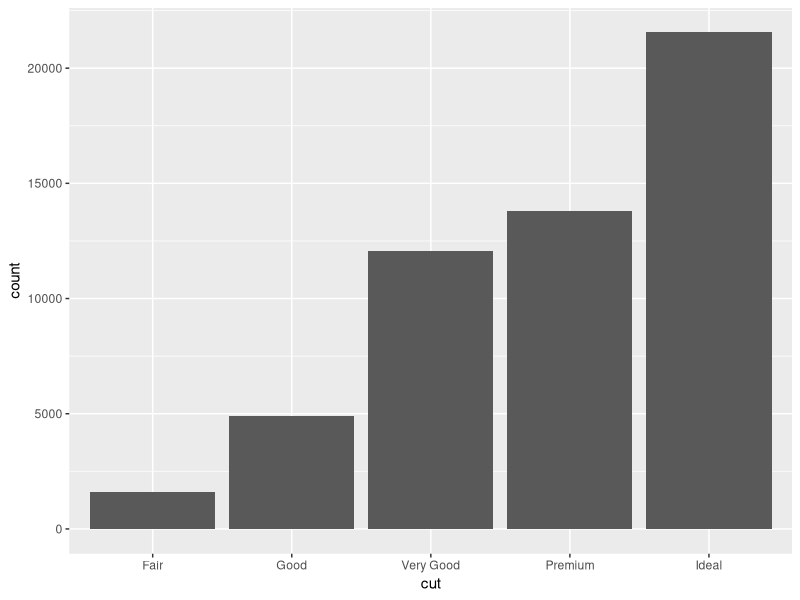
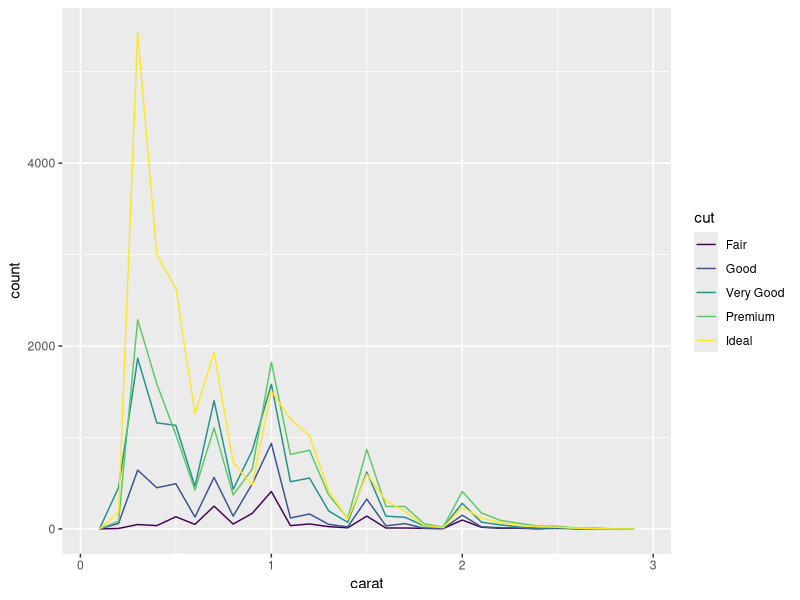
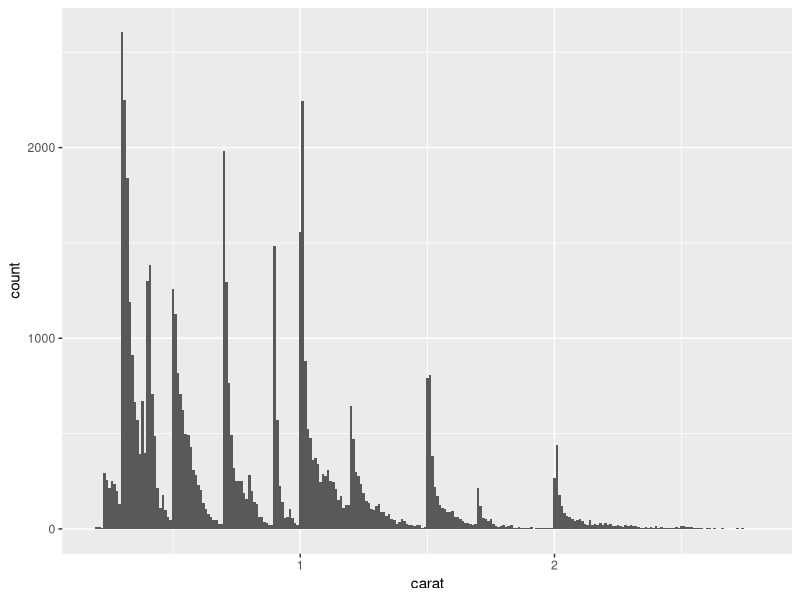
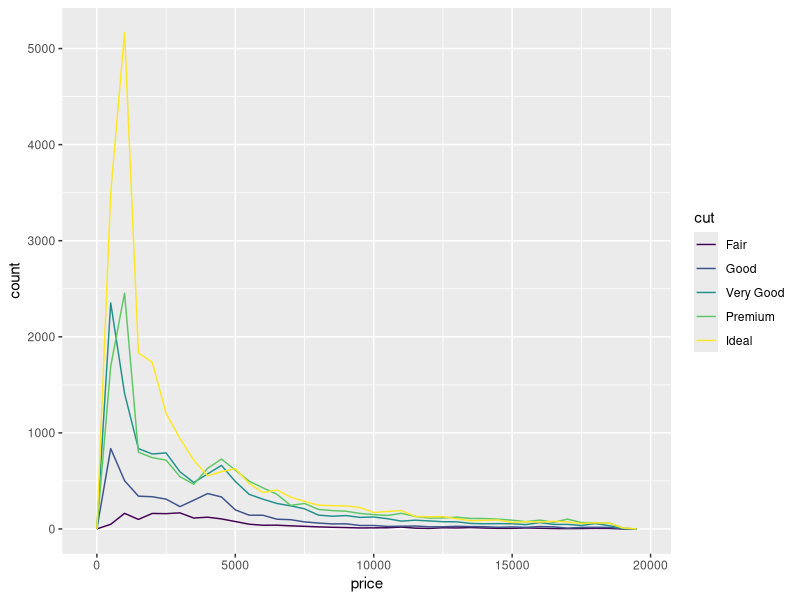
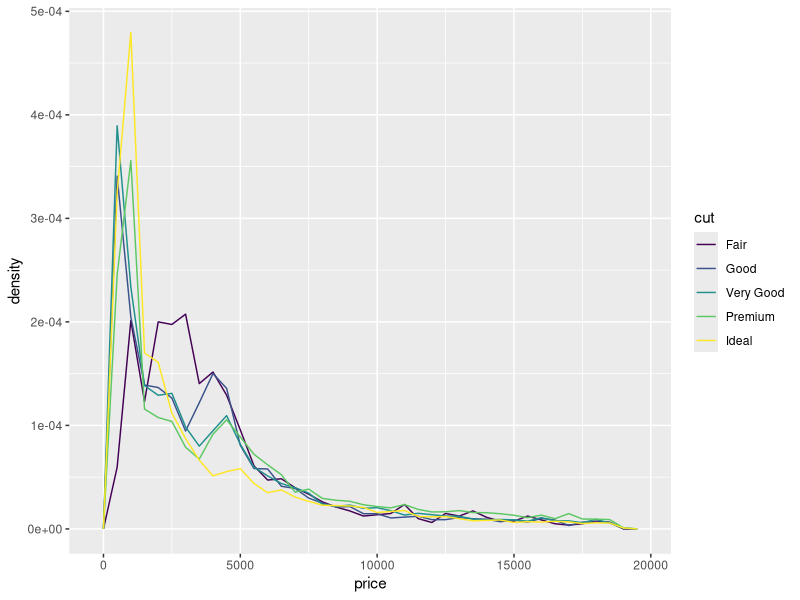
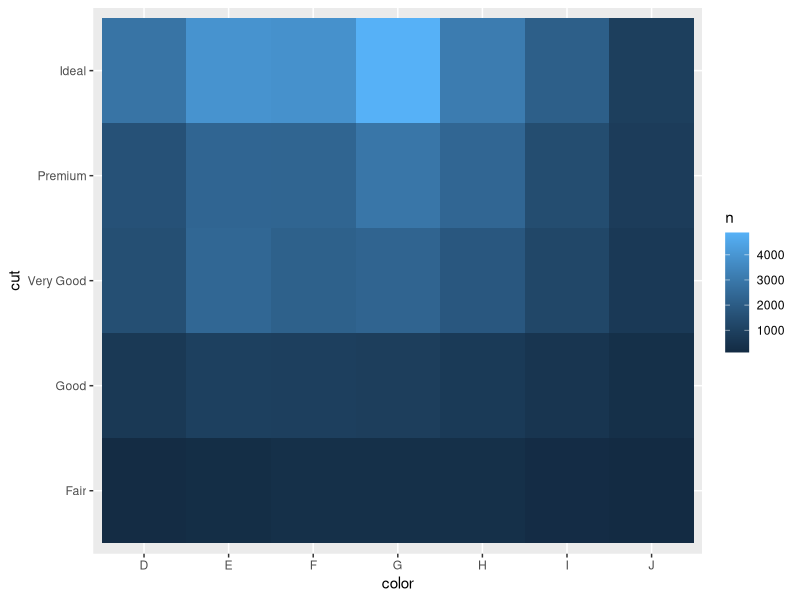
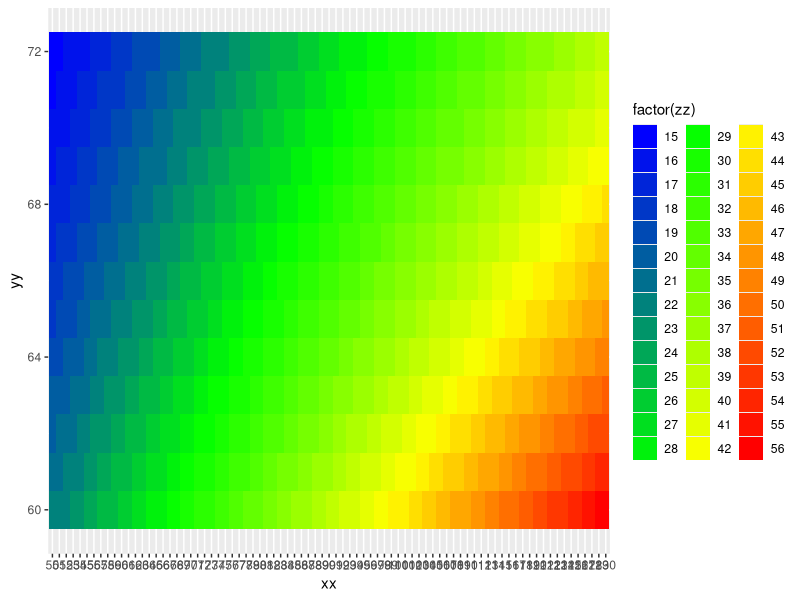

These figures' R source, in order:
## ---- chunk 1
knitr::opts_chunk$set(echo = TRUE)
library(tidyverse)
## ---- chunk 2
ggplot(data = diamonds) + geom_bar(mapping = aes(x=cut))
## ---- chunk 3
# Select data for diamonds 3 carats or smaller
smaller <- diamonds %>%
     filter(carat<3)

#Plot size histograms from all from each 'cut' category
ggplot(data = smaller, mapping = aes(x = carat, color = cut)) + geom_freqpoly(binwidth=0.1)
## ---- chunk 4
ggplot(data = smaller, mapping = aes(x = carat)) + geom_histogram(binwidth = 0.01)
## ---- chunk 5
#histogram as lines plot
ggplot(data = diamonds, mapping = aes(x=price)) + geom_freqpoly(mapping = aes(color=cut),binwidth=500)

#Density plot
ggplot(data = diamonds, mapping = aes(x=price,y=..density..)) + geom_freqpoly(mapping = aes(color=cut),binwidth=500)
## ---- chunk 6
# Counting instances of cut WRT to color
diamonds %>%
  count(color, cut)

# Using the count to create a heat map
diamonds %>%
  count(color, cut) %>%
  ggplot(mapping = aes(x = color, y = cut)) + geom_tile(mapping = aes(fill = n))

## ---- chunk 7
# A much more complex heatmap
# Found at https://stackoverflow.com/questions/25195869/how-to-change-color-palette-of-geom-tile-in-r-ggplot2
ddf = structure(list(yy = c(60L, 61L, 62L, 63L, 64L, 65L, 66L, 67L, 
68L, 69L, 70L, 71L, 72L, 60L, 61L, 62L, 63L, 64L, 65L, 66L, 67L, 
68L, 69L, 70L, 71L, 72L, 60L, 61L, 62L, 63L, 64L, 65L, 66L, 67L, 
68L, 69L, 70L, 71L, 72L, 60L, 61L, 62L, 63L, 64L, 65L, 66L, 67L, 
68L, 69L, 70L, 71L, 72L, 60L, 61L, 62L, 63L, 64L, 65L, 66L, 67L, 
68L, 69L, 70L, 71L, 72L, 60L, 61L, 62L, 63L, 64L, 65L, 66L, 67L, 
68L, 69L, 70L, 71L, 72L, 60L, 61L, 62L, 63L, 64L, 65L, 66L, 67L, 
68L, 69L, 70L, 71L, 72L, 60L, 61L, 62L, 63L, 64L, 65L, 66L, 67L, 
68L, 69L, 70L, 71L, 72L, 60L, 61L, 62L, 63L, 64L, 65L, 66L, 67L, 
68L, 69L, 70L, 71L, 72L, 60L, 61L, 62L, 63L, 64L, 65L, 66L, 67L, 
68L, 69L, 70L, 71L, 72L, 60L, 61L, 62L, 63L, 64L, 65L, 66L, 67L, 
68L, 69L, 70L, 71L, 72L, 60L, 61L, 62L, 63L, 64L, 65L, 66L, 67L, 
68L, 69L, 70L, 71L, 72L, 60L, 61L, 62L, 63L, 64L, 65L, 66L, 67L, 
68L, 69L, 70L, 71L, 72L, 60L, 61L, 62L, 63L, 64L, 65L, 66L, 67L, 
68L, 69L, 70L, 71L, 72L, 60L, 61L, 62L, 63L, 64L, 65L, 66L, 67L, 
68L, 69L, 70L, 71L, 72L, 60L, 61L, 62L, 63L, 64L, 65L, 66L, 67L, 
68L, 69L, 70L, 71L, 72L, 60L, 61L, 62L, 63L, 64L, 65L, 66L, 67L, 
68L, 69L, 70L, 71L, 72L, 60L, 61L, 62L, 63L, 64L, 65L, 66L, 67L, 
68L, 69L, 70L, 71L, 72L, 60L, 61L, 62L, 63L, 64L, 65L, 66L, 67L, 
68L, 69L, 70L, 71L, 72L, 60L, 61L, 62L, 63L, 64L, 65L, 66L, 67L, 
68L, 69L, 70L, 71L, 72L, 60L, 61L, 62L, 63L, 64L, 65L, 66L, 67L, 
68L, 69L, 70L, 71L, 72L, 60L, 61L, 62L, 63L, 64L, 65L, 66L, 67L, 
68L, 69L, 70L, 71L, 72L, 60L, 61L, 62L, 63L, 64L, 65L, 66L, 67L, 
68L, 69L, 70L, 71L, 72L, 60L, 61L, 62L, 63L, 64L, 65L, 66L, 67L, 
68L, 69L, 70L, 71L, 72L, 60L, 61L, 62L, 63L, 64L, 65L, 66L, 67L, 
68L, 69L, 70L, 71L, 72L, 60L, 61L, 62L, 63L, 64L, 65L, 66L, 67L, 
68L, 69L, 70L, 71L, 72L, 60L, 61L, 62L, 63L, 64L, 65L, 66L, 67L, 
68L, 69L, 70L, 71L, 72L, 60L, 61L, 62L, 63L, 64L, 65L, 66L, 67L, 
68L, 69L, 70L, 71L, 72L, 60L, 61L, 62L, 63L, 64L, 65L, 66L, 67L, 
68L, 69L, 70L, 71L, 72L, 60L, 61L, 62L, 63L, 64L, 65L, 66L, 67L, 
68L, 69L, 70L, 71L, 72L, 60L, 61L, 62L, 63L, 64L, 65L, 66L, 67L, 
68L, 69L, 70L, 71L, 72L, 60L, 61L, 62L, 63L, 64L, 65L, 66L, 67L, 
68L, 69L, 70L, 71L, 72L, 60L, 61L, 62L, 63L, 64L, 65L, 66L, 67L, 
68L, 69L, 70L, 71L, 72L, 60L, 61L, 62L, 63L, 64L, 65L, 66L, 67L, 
68L, 69L, 70L, 71L, 72L, 60L, 61L, 62L, 63L, 64L, 65L, 66L, 67L, 
68L, 69L, 70L, 71L, 72L, 60L, 61L, 62L, 63L, 64L, 65L, 66L, 67L, 
68L, 69L, 70L, 71L, 72L, 60L, 61L, 62L, 63L, 64L, 65L, 66L, 67L, 
68L, 69L, 70L, 71L, 72L, 60L, 61L, 62L, 63L, 64L, 65L, 66L, 67L, 
68L, 69L, 70L, 71L, 72L, 60L, 61L, 62L, 63L, 64L, 65L, 66L, 67L, 
68L, 69L, 70L, 71L, 72L, 60L, 61L, 62L, 63L, 64L, 65L, 66L, 67L, 
68L, 69L, 70L, 71L, 72L, 60L, 61L, 62L, 63L, 64L, 65L, 66L, 67L, 
68L, 69L, 70L, 71L, 72L, 60L, 61L, 62L, 63L, 64L, 65L, 66L, 67L, 
68L, 69L, 70L, 71L, 72L, 60L, 61L, 62L, 63L, 64L, 65L, 66L, 67L, 
68L, 69L, 70L, 71L, 72L, 60L, 61L, 62L, 63L, 64L, 65L, 66L, 67L, 
68L, 69L, 70L, 71L, 72L, 60L, 61L, 62L, 63L, 64L, 65L, 66L, 67L, 
68L, 69L, 70L, 71L, 72L, 60L, 61L, 62L, 63L, 64L, 65L, 66L, 67L, 
68L, 69L, 70L, 71L, 72L, 60L, 61L, 62L, 63L, 64L, 65L, 66L, 67L, 
68L, 69L, 70L, 71L, 72L, 60L, 61L, 62L, 63L, 64L, 65L, 66L, 67L, 
68L, 69L, 70L, 71L, 72L, 60L, 61L, 62L, 63L, 64L, 65L, 66L, 67L, 
68L, 69L, 70L, 71L, 72L, 60L, 61L, 62L, 63L, 64L, 65L, 66L, 67L, 
68L, 69L, 70L, 71L, 72L, 60L, 61L, 62L, 63L, 64L, 65L, 66L, 67L, 
68L, 69L, 70L, 71L, 72L, 60L, 61L, 62L, 63L, 64L, 65L, 66L, 67L, 
68L, 69L, 70L, 71L, 72L, 60L, 61L, 62L, 63L, 64L, 65L, 66L, 67L, 
68L, 69L, 70L, 71L, 72L, 60L, 61L, 62L, 63L, 64L, 65L, 66L, 67L, 
68L, 69L, 70L, 71L, 72L, 60L, 61L, 62L, 63L, 64L, 65L, 66L, 67L, 
68L, 69L, 70L, 71L, 72L, 60L, 61L, 62L, 63L, 64L, 65L, 66L, 67L, 
68L, 69L, 70L, 71L, 72L, 60L, 61L, 62L, 63L, 64L, 65L, 66L, 67L, 
68L, 69L, 70L, 71L, 72L, 60L, 61L, 62L, 63L, 64L, 65L, 66L, 67L, 
68L, 69L, 70L, 71L, 72L, 60L, 61L, 62L, 63L, 64L, 65L, 66L, 67L, 
68L, 69L, 70L, 71L, 72L, 60L, 61L, 62L, 63L, 64L, 65L, 66L, 67L, 
68L, 69L, 70L, 71L, 72L, 60L, 61L, 62L, 63L, 64L, 65L, 66L, 67L, 
68L, 69L, 70L, 71L, 72L, 60L, 61L, 62L, 63L, 64L, 65L, 66L, 67L, 
68L, 69L, 70L, 71L, 72L, 60L, 61L, 62L, 63L, 64L, 65L, 66L, 67L, 
68L, 69L, 70L, 71L, 72L, 60L, 61L, 62L, 63L, 64L, 65L, 66L, 67L, 
68L, 69L, 70L, 71L, 72L, 60L, 61L, 62L, 63L, 64L, 65L, 66L, 67L, 
68L, 69L, 70L, 71L, 72L, 60L, 61L, 62L, 63L, 64L, 65L, 66L, 67L, 
68L, 69L, 70L, 71L, 72L, 60L, 61L, 62L, 63L, 64L, 65L, 66L, 67L, 
68L, 69L, 70L, 71L, 72L, 60L, 61L, 62L, 63L, 64L, 65L, 66L, 67L, 
68L, 69L, 70L, 71L, 72L, 60L, 61L, 62L, 63L, 64L, 65L, 66L, 67L, 
68L, 69L, 70L, 71L, 72L, 60L, 61L, 62L, 63L, 64L, 65L, 66L, 67L, 
68L, 69L, 70L, 71L, 72L, 60L, 61L, 62L, 63L, 64L, 65L, 66L, 67L, 
68L, 69L, 70L, 71L, 72L, 60L, 61L, 62L, 63L, 64L, 65L, 66L, 67L, 
68L, 69L, 70L, 71L, 72L, 60L, 61L, 62L, 63L, 64L, 65L, 66L, 67L, 
68L, 69L, 70L, 71L, 72L, 60L, 61L, 62L, 63L, 64L, 65L, 66L, 67L, 
68L, 69L, 70L, 71L, 72L, 60L, 61L, 62L, 63L, 64L, 65L, 66L, 67L, 
68L, 69L, 70L, 71L, 72L, 60L, 61L, 62L, 63L, 64L, 65L, 66L, 67L, 
68L, 69L, 70L, 71L, 72L, 60L, 61L, 62L, 63L, 64L, 65L, 66L, 67L, 
68L, 69L, 70L, 71L, 72L, 60L, 61L, 62L, 63L, 64L, 65L, 66L, 67L, 
68L, 69L, 70L, 71L, 72L, 60L, 61L, 62L, 63L, 64L, 65L, 66L, 67L, 
68L, 69L, 70L, 71L, 72L, 60L, 61L, 62L, 63L, 64L, 65L, 66L, 67L, 
68L, 69L, 70L, 71L, 72L, 60L, 61L, 62L, 63L, 64L, 65L, 66L, 67L, 
68L, 69L, 70L, 71L, 72L), xx = structure(c(1L, 1L, 1L, 1L, 1L, 
1L, 1L, 1L, 1L, 1L, 1L, 1L, 1L, 2L, 2L, 2L, 2L, 2L, 2L, 2L, 2L, 
2L, 2L, 2L, 2L, 2L, 3L, 3L, 3L, 3L, 3L, 3L, 3L, 3L, 3L, 3L, 3L, 
3L, 3L, 4L, 4L, 4L, 4L, 4L, 4L, 4L, 4L, 4L, 4L, 4L, 4L, 4L, 5L, 
5L, 5L, 5L, 5L, 5L, 5L, 5L, 5L, 5L, 5L, 5L, 5L, 6L, 6L, 6L, 6L, 
6L, 6L, 6L, 6L, 6L, 6L, 6L, 6L, 6L, 7L, 7L, 7L, 7L, 7L, 7L, 7L, 
7L, 7L, 7L, 7L, 7L, 7L, 8L, 8L, 8L, 8L, 8L, 8L, 8L, 8L, 8L, 8L, 
8L, 8L, 8L, 9L, 9L, 9L, 9L, 9L, 9L, 9L, 9L, 9L, 9L, 9L, 9L, 9L, 
10L, 10L, 10L, 10L, 10L, 10L, 10L, 10L, 10L, 10L, 10L, 10L, 10L, 
11L, 11L, 11L, 11L, 11L, 11L, 11L, 11L, 11L, 11L, 11L, 11L, 11L, 
12L, 12L, 12L, 12L, 12L, 12L, 12L, 12L, 12L, 12L, 12L, 12L, 12L, 
13L, 13L, 13L, 13L, 13L, 13L, 13L, 13L, 13L, 13L, 13L, 13L, 13L, 
14L, 14L, 14L, 14L, 14L, 14L, 14L, 14L, 14L, 14L, 14L, 14L, 14L, 
15L, 15L, 15L, 15L, 15L, 15L, 15L, 15L, 15L, 15L, 15L, 15L, 15L, 
16L, 16L, 16L, 16L, 16L, 16L, 16L, 16L, 16L, 16L, 16L, 16L, 16L, 
17L, 17L, 17L, 17L, 17L, 17L, 17L, 17L, 17L, 17L, 17L, 17L, 17L, 
18L, 18L, 18L, 18L, 18L, 18L, 18L, 18L, 18L, 18L, 18L, 18L, 18L, 
19L, 19L, 19L, 19L, 19L, 19L, 19L, 19L, 19L, 19L, 19L, 19L, 19L, 
20L, 20L, 20L, 20L, 20L, 20L, 20L, 20L, 20L, 20L, 20L, 20L, 20L, 
21L, 21L, 21L, 21L, 21L, 21L, 21L, 21L, 21L, 21L, 21L, 21L, 21L, 
22L, 22L, 22L, 22L, 22L, 22L, 22L, 22L, 22L, 22L, 22L, 22L, 22L, 
23L, 23L, 23L, 23L, 23L, 23L, 23L, 23L, 23L, 23L, 23L, 23L, 23L, 
24L, 24L, 24L, 24L, 24L, 24L, 24L, 24L, 24L, 24L, 24L, 24L, 24L, 
25L, 25L, 25L, 25L, 25L, 25L, 25L, 25L, 25L, 25L, 25L, 25L, 25L, 
26L, 26L, 26L, 26L, 26L, 26L, 26L, 26L, 26L, 26L, 26L, 26L, 26L, 
27L, 27L, 27L, 27L, 27L, 27L, 27L, 27L, 27L, 27L, 27L, 27L, 27L, 
28L, 28L, 28L, 28L, 28L, 28L, 28L, 28L, 28L, 28L, 28L, 28L, 28L, 
29L, 29L, 29L, 29L, 29L, 29L, 29L, 29L, 29L, 29L, 29L, 29L, 29L, 
30L, 30L, 30L, 30L, 30L, 30L, 30L, 30L, 30L, 30L, 30L, 30L, 30L, 
31L, 31L, 31L, 31L, 31L, 31L, 31L, 31L, 31L, 31L, 31L, 31L, 31L, 
32L, 32L, 32L, 32L, 32L, 32L, 32L, 32L, 32L, 32L, 32L, 32L, 32L, 
33L, 33L, 33L, 33L, 33L, 33L, 33L, 33L, 33L, 33L, 33L, 33L, 33L, 
34L, 34L, 34L, 34L, 34L, 34L, 34L, 34L, 34L, 34L, 34L, 34L, 34L, 
35L, 35L, 35L, 35L, 35L, 35L, 35L, 35L, 35L, 35L, 35L, 35L, 35L, 
36L, 36L, 36L, 36L, 36L, 36L, 36L, 36L, 36L, 36L, 36L, 36L, 36L, 
37L, 37L, 37L, 37L, 37L, 37L, 37L, 37L, 37L, 37L, 37L, 37L, 37L, 
38L, 38L, 38L, 38L, 38L, 38L, 38L, 38L, 38L, 38L, 38L, 38L, 38L, 
39L, 39L, 39L, 39L, 39L, 39L, 39L, 39L, 39L, 39L, 39L, 39L, 39L, 
40L, 40L, 40L, 40L, 40L, 40L, 40L, 40L, 40L, 40L, 40L, 40L, 40L, 
41L, 41L, 41L, 41L, 41L, 41L, 41L, 41L, 41L, 41L, 41L, 41L, 41L, 
42L, 42L, 42L, 42L, 42L, 42L, 42L, 42L, 42L, 42L, 42L, 42L, 42L, 
43L, 43L, 43L, 43L, 43L, 43L, 43L, 43L, 43L, 43L, 43L, 43L, 43L, 
44L, 44L, 44L, 44L, 44L, 44L, 44L, 44L, 44L, 44L, 44L, 44L, 44L, 
45L, 45L, 45L, 45L, 45L, 45L, 45L, 45L, 45L, 45L, 45L, 45L, 45L, 
46L, 46L, 46L, 46L, 46L, 46L, 46L, 46L, 46L, 46L, 46L, 46L, 46L, 
47L, 47L, 47L, 47L, 47L, 47L, 47L, 47L, 47L, 47L, 47L, 47L, 47L, 
48L, 48L, 48L, 48L, 48L, 48L, 48L, 48L, 48L, 48L, 48L, 48L, 48L, 
49L, 49L, 49L, 49L, 49L, 49L, 49L, 49L, 49L, 49L, 49L, 49L, 49L, 
50L, 50L, 50L, 50L, 50L, 50L, 50L, 50L, 50L, 50L, 50L, 50L, 50L, 
51L, 51L, 51L, 51L, 51L, 51L, 51L, 51L, 51L, 51L, 51L, 51L, 51L, 
52L, 52L, 52L, 52L, 52L, 52L, 52L, 52L, 52L, 52L, 52L, 52L, 52L, 
53L, 53L, 53L, 53L, 53L, 53L, 53L, 53L, 53L, 53L, 53L, 53L, 53L, 
54L, 54L, 54L, 54L, 54L, 54L, 54L, 54L, 54L, 54L, 54L, 54L, 54L, 
55L, 55L, 55L, 55L, 55L, 55L, 55L, 55L, 55L, 55L, 55L, 55L, 55L, 
56L, 56L, 56L, 56L, 56L, 56L, 56L, 56L, 56L, 56L, 56L, 56L, 56L, 
57L, 57L, 57L, 57L, 57L, 57L, 57L, 57L, 57L, 57L, 57L, 57L, 57L, 
58L, 58L, 58L, 58L, 58L, 58L, 58L, 58L, 58L, 58L, 58L, 58L, 58L, 
59L, 59L, 59L, 59L, 59L, 59L, 59L, 59L, 59L, 59L, 59L, 59L, 59L, 
60L, 60L, 60L, 60L, 60L, 60L, 60L, 60L, 60L, 60L, 60L, 60L, 60L, 
61L, 61L, 61L, 61L, 61L, 61L, 61L, 61L, 61L, 61L, 61L, 61L, 61L, 
62L, 62L, 62L, 62L, 62L, 62L, 62L, 62L, 62L, 62L, 62L, 62L, 62L, 
63L, 63L, 63L, 63L, 63L, 63L, 63L, 63L, 63L, 63L, 63L, 63L, 63L, 
64L, 64L, 64L, 64L, 64L, 64L, 64L, 64L, 64L, 64L, 64L, 64L, 64L, 
65L, 65L, 65L, 65L, 65L, 65L, 65L, 65L, 65L, 65L, 65L, 65L, 65L, 
66L, 66L, 66L, 66L, 66L, 66L, 66L, 66L, 66L, 66L, 66L, 66L, 66L, 
67L, 67L, 67L, 67L, 67L, 67L, 67L, 67L, 67L, 67L, 67L, 67L, 67L, 
68L, 68L, 68L, 68L, 68L, 68L, 68L, 68L, 68L, 68L, 68L, 68L, 68L, 
69L, 69L, 69L, 69L, 69L, 69L, 69L, 69L, 69L, 69L, 69L, 69L, 69L, 
70L, 70L, 70L, 70L, 70L, 70L, 70L, 70L, 70L, 70L, 70L, 70L, 70L, 
71L, 71L, 71L, 71L, 71L, 71L, 71L, 71L, 71L, 71L, 71L, 71L, 71L, 
72L, 72L, 72L, 72L, 72L, 72L, 72L, 72L, 72L, 72L, 72L, 72L, 72L, 
73L, 73L, 73L, 73L, 73L, 73L, 73L, 73L, 73L, 73L, 73L, 73L, 73L, 
74L, 74L, 74L, 74L, 74L, 74L, 74L, 74L, 74L, 74L, 74L, 74L, 74L, 
75L, 75L, 75L, 75L, 75L, 75L, 75L, 75L, 75L, 75L, 75L, 75L, 75L, 
76L, 76L, 76L, 76L, 76L, 76L, 76L, 76L, 76L, 76L, 76L, 76L, 76L, 
77L, 77L, 77L, 77L, 77L, 77L, 77L, 77L, 77L, 77L, 77L, 77L, 77L, 
78L, 78L, 78L, 78L, 78L, 78L, 78L, 78L, 78L, 78L, 78L, 78L, 78L, 
79L, 79L, 79L, 79L, 79L, 79L, 79L, 79L, 79L, 79L, 79L, 79L, 79L, 
80L, 80L, 80L, 80L, 80L, 80L, 80L, 80L, 80L, 80L, 80L, 80L, 80L, 
81L, 81L, 81L, 81L, 81L, 81L, 81L, 81L, 81L, 81L, 81L, 81L, 81L
), .Label = c("50", "51", "52", "53", "54", "55", "56", "57", 
"58", "59", "60", "61", "62", "63", "64", "65", "66", "67", "68", 
"69", "70", "71", "72", "73", "74", "75", "76", "77", "78", "79", 
"80", "81", "82", "83", "84", "85", "86", "87", "88", "89", "90", 
"91", "92", "93", "94", "95", "96", "97", "98", "99", "100", 
"101", "102", "103", "104", "105", "106", "107", "108", "109", 
"110", "111", "112", "113", "114", "115", "116", "117", "118", 
"119", "120", "121", "122", "123", "124", "125", "126", "127", 
"128", "129", "130"), class = "factor"), zz = c(22, 21, 20, 20, 
19, 18, 18, 17, 17, 16, 16, 15, 15, 22, 21, 21, 20, 19, 19, 18, 
18, 17, 17, 16, 16, 15, 22, 22, 21, 20, 20, 19, 19, 18, 17, 17, 
16, 16, 16, 23, 22, 21, 21, 20, 19, 19, 18, 18, 17, 17, 16, 16, 
23, 22, 22, 21, 20, 20, 19, 19, 18, 18, 17, 17, 16, 24, 23, 22, 
21, 21, 20, 20, 19, 18, 18, 17, 17, 16, 24, 23, 23, 22, 21, 21, 
20, 19, 19, 18, 18, 17, 17, 25, 24, 23, 22, 22, 21, 20, 20, 19, 
19, 18, 18, 17, 25, 24, 23, 23, 22, 21, 21, 20, 19, 19, 18, 18, 
17, 25, 25, 24, 23, 22, 22, 21, 20, 20, 19, 19, 18, 18, 26, 25, 
24, 23, 23, 22, 21, 21, 20, 20, 19, 18, 18, 26, 25, 25, 24, 23, 
22, 22, 21, 20, 20, 19, 19, 18, 27, 26, 25, 24, 23, 23, 22, 21, 
21, 20, 20, 19, 19, 27, 26, 25, 25, 24, 23, 22, 22, 21, 21, 20, 
19, 19, 28, 27, 26, 25, 24, 23, 23, 22, 21, 21, 20, 20, 19, 28, 
27, 26, 25, 25, 24, 23, 22, 22, 21, 21, 20, 19, 28, 27, 27, 26, 
25, 24, 23, 23, 22, 21, 21, 20, 20, 29, 28, 27, 26, 25, 25, 24, 
23, 22, 22, 21, 21, 20, 29, 28, 27, 27, 26, 25, 24, 23, 23, 22, 
22, 21, 20, 30, 29, 28, 27, 26, 25, 25, 24, 23, 22, 22, 21, 21, 
30, 29, 28, 27, 26, 26, 25, 24, 23, 23, 22, 22, 21, 31, 30, 29, 
28, 27, 26, 25, 25, 24, 23, 22, 22, 21, 31, 30, 29, 28, 27, 26, 
26, 25, 24, 23, 23, 22, 22, 31, 30, 29, 29, 28, 27, 26, 25, 24, 
24, 23, 22, 22, 32, 31, 30, 29, 28, 27, 26, 26, 25, 24, 23, 23, 
22, 32, 31, 30, 29, 28, 28, 27, 26, 25, 24, 24, 23, 22, 33, 32, 
31, 30, 29, 28, 27, 26, 25, 25, 24, 23, 23, 33, 32, 31, 30, 29, 
28, 27, 27, 26, 25, 24, 24, 23, 34, 32, 31, 30, 30, 29, 28, 27, 
26, 25, 25, 24, 23, 34, 33, 32, 31, 30, 29, 28, 27, 26, 26, 25, 
24, 24, 34, 33, 32, 31, 30, 29, 28, 28, 27, 26, 25, 25, 24, 35, 
34, 33, 32, 31, 30, 29, 28, 27, 26, 26, 25, 24, 35, 34, 33, 32, 
31, 30, 29, 28, 27, 27, 26, 25, 25, 36, 35, 33, 32, 31, 30, 30, 
29, 28, 27, 26, 26, 25, 36, 35, 34, 33, 32, 31, 30, 29, 28, 27, 
27, 26, 25, 37, 35, 34, 33, 32, 31, 30, 29, 28, 28, 27, 26, 25, 
37, 36, 35, 34, 33, 32, 31, 30, 29, 28, 27, 26, 26, 37, 36, 35, 
34, 33, 32, 31, 30, 29, 28, 28, 27, 26, 38, 37, 35, 34, 33, 32, 
31, 30, 29, 29, 28, 27, 26, 38, 37, 36, 35, 34, 33, 32, 31, 30, 
29, 28, 27, 27, 39, 37, 36, 35, 34, 33, 32, 31, 30, 29, 28, 28, 
27, 39, 38, 37, 36, 34, 33, 32, 31, 31, 30, 29, 28, 27, 40, 38, 
37, 36, 35, 34, 33, 32, 31, 30, 29, 28, 28, 40, 39, 38, 36, 35, 
34, 33, 32, 31, 30, 29, 29, 28, 40, 39, 38, 37, 36, 34, 33, 32, 
32, 31, 30, 29, 28, 41, 40, 38, 37, 36, 35, 34, 33, 32, 31, 30, 
29, 28, 41, 40, 39, 37, 36, 35, 34, 33, 32, 31, 30, 30, 29, 42, 
40, 39, 38, 37, 36, 35, 33, 33, 32, 31, 30, 29, 42, 41, 40, 38, 
37, 36, 35, 34, 33, 32, 31, 30, 29, 43, 41, 40, 39, 37, 36, 35, 
34, 33, 32, 31, 30, 30, 43, 42, 40, 39, 38, 37, 36, 35, 34, 33, 
32, 31, 30, 43, 42, 41, 39, 38, 37, 36, 35, 34, 33, 32, 31, 30, 
44, 42, 41, 40, 39, 37, 36, 35, 34, 33, 32, 31, 30, 44, 43, 42, 
40, 39, 38, 37, 36, 35, 34, 33, 32, 31, 45, 43, 42, 41, 39, 38, 
37, 36, 35, 34, 33, 32, 31, 45, 44, 42, 41, 40, 39, 37, 36, 35, 
34, 33, 32, 31, 46, 44, 43, 41, 40, 39, 38, 37, 36, 35, 34, 33, 
32, 46, 45, 43, 42, 40, 39, 38, 37, 36, 35, 34, 33, 32, 47, 45, 
44, 42, 41, 40, 38, 37, 36, 35, 34, 33, 32, 47, 45, 44, 43, 41, 
40, 39, 38, 37, 35, 34, 34, 33, 47, 46, 44, 43, 42, 40, 39, 38, 
37, 36, 35, 34, 33, 48, 46, 45, 43, 42, 41, 39, 38, 37, 36, 35, 
34, 33, 48, 47, 45, 44, 42, 41, 40, 39, 38, 36, 35, 34, 33, 49, 
47, 46, 44, 43, 41, 40, 39, 38, 37, 36, 35, 34, 49, 47, 46, 45, 
43, 42, 41, 39, 38, 37, 36, 35, 34, 50, 48, 46, 45, 44, 42, 41, 
40, 39, 37, 36, 35, 34, 50, 48, 47, 45, 44, 43, 41, 40, 39, 38, 
37, 36, 35, 50, 49, 47, 46, 44, 43, 42, 40, 39, 38, 37, 36, 35, 
51, 49, 48, 46, 45, 43, 42, 41, 40, 38, 37, 36, 35, 51, 50, 48, 
46, 45, 44, 42, 41, 40, 39, 38, 37, 36, 52, 50, 48, 47, 45, 44, 
43, 41, 40, 39, 38, 37, 36, 52, 50, 49, 47, 46, 44, 43, 42, 41, 
39, 38, 37, 36, 53, 51, 49, 48, 46, 45, 43, 42, 41, 40, 39, 38, 
36, 53, 51, 50, 48, 47, 45, 44, 42, 41, 40, 39, 38, 37, 53, 52, 
50, 48, 47, 45, 44, 43, 42, 40, 39, 38, 37, 54, 52, 50, 49, 47, 
46, 44, 43, 42, 41, 40, 38, 37, 54, 52, 51, 49, 48, 46, 45, 44, 
42, 41, 40, 39, 38, 55, 53, 51, 50, 48, 47, 45, 44, 43, 41, 40, 
39, 38, 55, 53, 52, 50, 48, 47, 46, 44, 43, 42, 40, 39, 38, 56, 
54, 52, 50, 49, 47, 46, 45, 43, 42, 41, 40, 39, 56, 54, 52, 51, 
49, 48, 46, 45, 44, 42, 41, 40, 39)), row.names = c(NA, -1053L
), .Names = c("yy", "xx", "zz"), class = "data.frame")

colors <- colorRampPalette(c("blue", "green", "yellow", "red"))(42)
ggplot(ddf) + geom_tile(aes(x=xx, y=yy, fill=factor(zz))) + 
     scale_fill_manual(values=colors)


